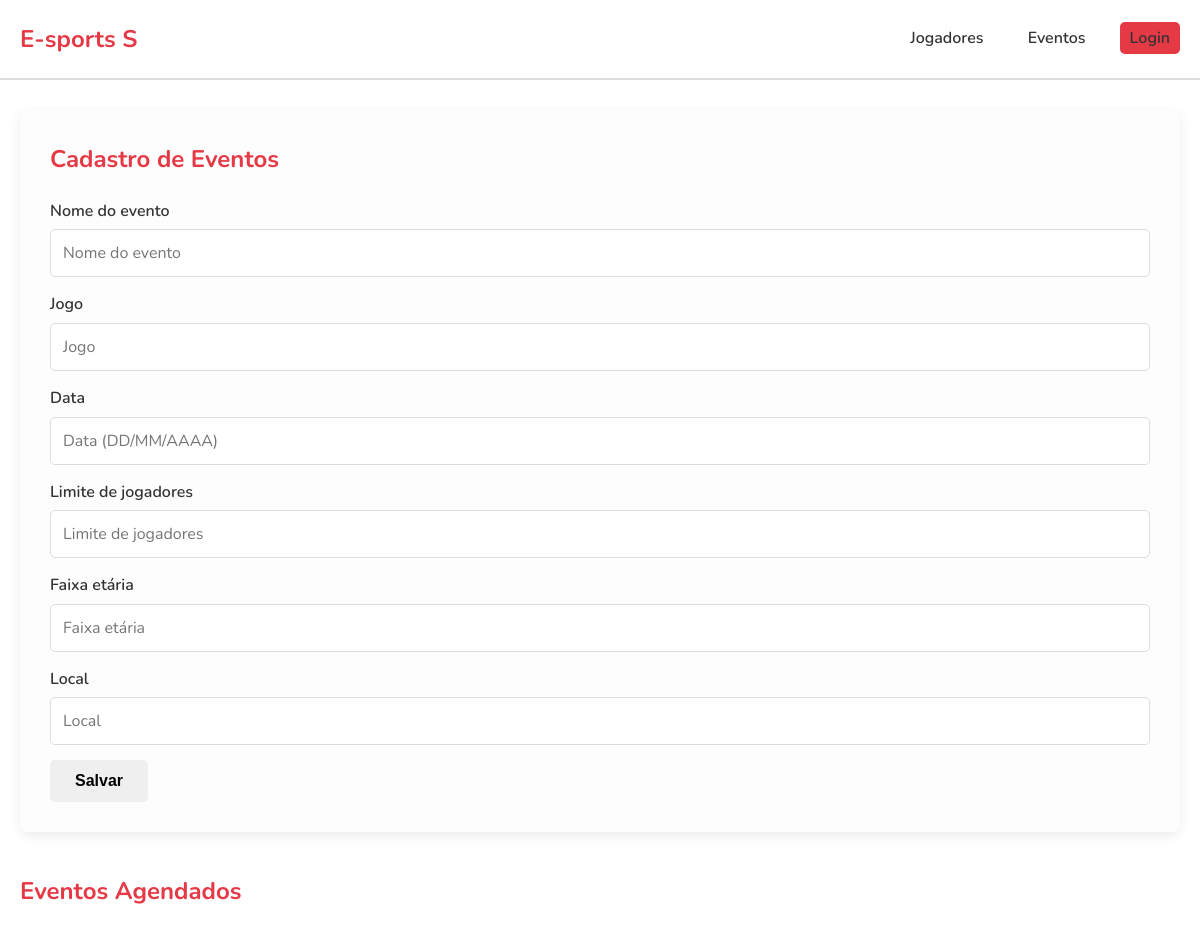
Before: /eventos with the older database file.
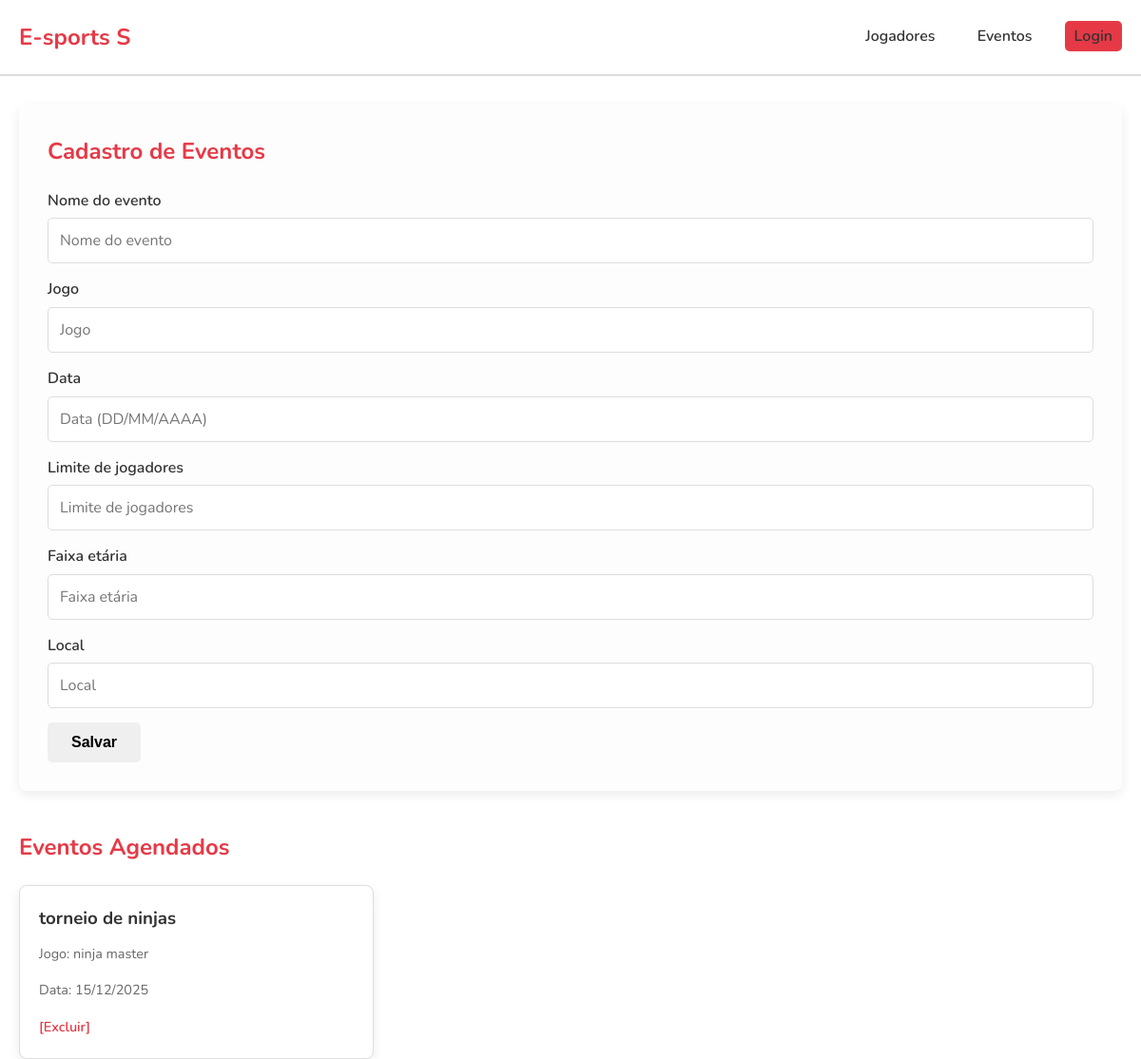
After: the same page with the newer database file.
### release1/models.py (models this page shows, shortened)
class Evento(db.Model):
    id = db.Column(db.Integer, primary_key=True)
    nome = db.Column(db.String(100), nullable=False)
    jogo = db.Column(db.String(100))
    data = db.Column(db.String(50)) # Mantido como string por enquanto
    limite_jogadores = db.Column(db.Integer)
    faixa_etaria = db.Column(db.String(50))
    local = db.Column(db.String(100))

### release1/app.py (the view)
@app.route('/eventos')
def lista_eventos():
    eventos = Evento.query.all()
    return render_template('evento.html', eventos=eventos)

### release1/templates/evento.html
{% extends 'base.html' %}
{% block content %}
    <div class="form-wrapper">
        <h2>Cadastro de Eventos</h2>
        <form action="{{ url_for('novo_evento') }}" method="POST">
            <div class="form-group">
                <label for="nome">Nome do evento</label>
                <input id="nome" name="nome" placeholder="Nome do evento" required>
            </div>
            <div class="form-group">
                <label for="jogo">Jogo</label>
                <input id="jogo" name="jogo" placeholder="Jogo" required>
            </div>
            <div class="form-group">
                <label for="data">Data</label>
                <input id="data" name="data" placeholder="Data (DD/MM/AAAA)">
            </div>
            <div class="form-group">
                <label for="limite_jogadores">Limite de jogadores</label>
                <input id="limite_jogadores" name="limite_jogadores" placeholder="Limite de jogadores">
            </div>
            <div class="form-group">
                <label for="faixa_etaria">Faixa etária</label>
                <input id="faixa_etaria" name="faixa_etaria" placeholder="Faixa etária">
            </div>
            <div class="form-group">
                <label for="local">Local</label>
                <input id="local" name="local" placeholder="Local">
            </div>
            <button type="submit" class="btn">Salvar</button>
        </form>
    </div>
    <h2>Eventos Agendados</h2>
    <div class="list-wrapper">
        {% for e in eventos %}
            <div class="card">
                <h3>{{ e.nome }}</h3>
                <p>Jogo: {{ e.jogo }}</p>
                <p>Data: {{ e.data }}</p>
                <a href="{{ url_for('excluir_evento', id=e.id) }}" class="btn-delete">[Excluir]</a>
            </div>
        {% endfor %}
    </div>
{% endblock %}

Changed rows visible on the page:
added Evento: nome "torneio de ninjas", jogo "ninja master", data "15/12/2025"
